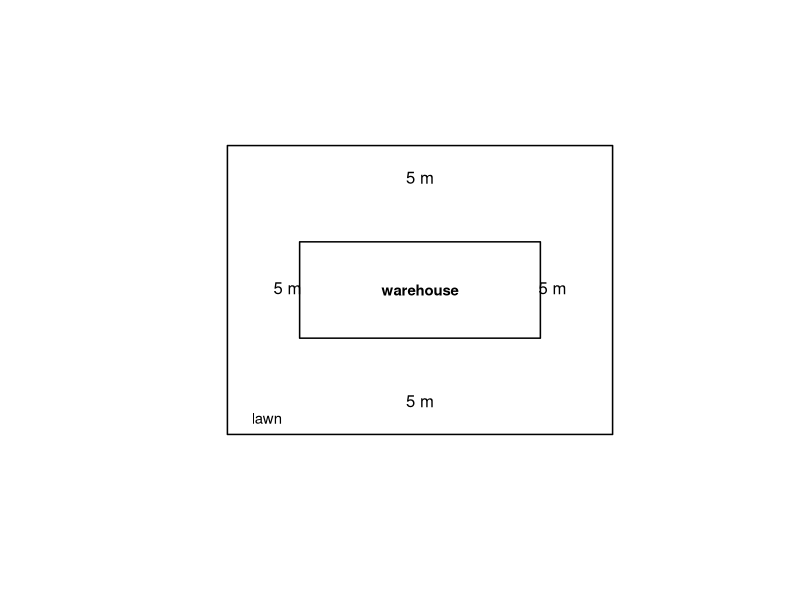

This figure's R source:
setwd("C:/Users/18904/Github/senior-mathematics/codes")
if(!dir.exists("../figures"))dir.create("../figures")
# week6-1: outer field rectangle, inner warehouse rectangle centered, 5 m gaps
draw1=function(){
  plot(0,0,xlim=c(0,10),ylim=c(0,8),type="n",asp=1,axes=FALSE,xlab="",ylab="")
  rect(1,1,9,7,lwd=1.5)
  rect(2.5,3.0,7.5,5.0,lwd=1.5)
  text(5,4,"warehouse",font=2,cex=0.9)
  text(5,6.0,"5 m",pos=3)
  text(5,2.0,"5 m",pos=1)
  text(1.75,4,"5 m",pos=4)
  text(8.25,4,"5 m",pos=2)
  text(1.3,1.3,"lawn",pos=4,cex=0.9)
}
cairo_pdf("../figures/week6-1.pdf",width=4,height=4,family="SimSun")
draw1()
dev.off()
svglite::svglite("../figures/week6-1.svg",width=4,height=4)
draw1()
dev.off()
